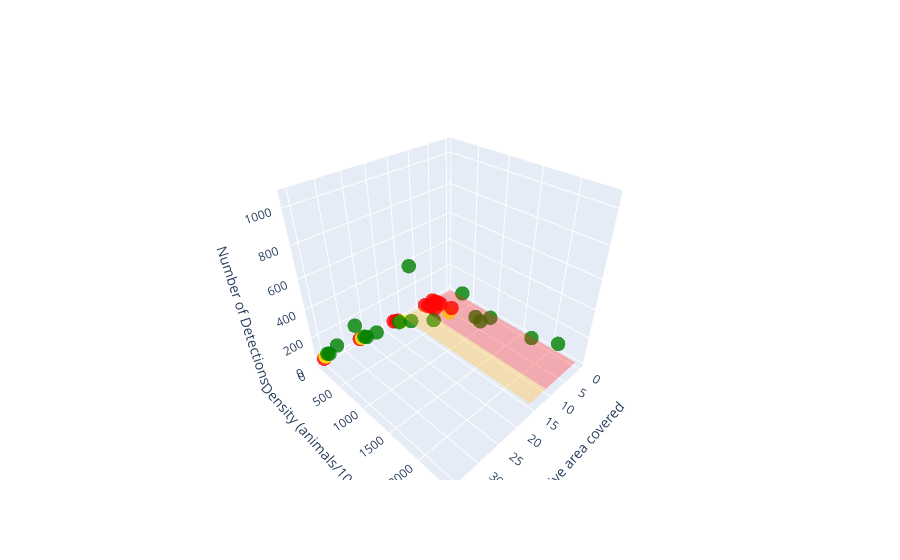

Notebook code cell kept with this figure:
### Code cell
import os
import numpy as np
import pandas as pd
import plotly.graph_objs as go
import plotly.io as pio

# Construct the relative file path
file_path = os.path.join('..', '..', 'Output', 'Simulation', 'quadcopterFeasability.csv')
data = pd.read_csv(file_path)
file_path = os.path.join('..', '..', 'Output', 'Simulation', 'simulation-WMU501-varEffort-comparsiondf.csv')
comparison_df = pd.read_csv(file_path)

# Ensure the columns align by merging the two DataFrames on the matching columns
merged_df = data.merge(
    comparison_df[['Number_of_Plots', 'Mean_Cover_Percentage']],
    left_on='subplots',
    right_on='Number_of_Plots',
    how='left'
)

# Replace the 'area_p' column in the original DataFrame with 'Mean_Cover_Percentage'
data['area_p'] = merged_df['Mean_Cover_Percentage']



# Extract columns
area = data['area_p']
density = data['trueDensity']
detections = data['mean_n']

# Define colors based on the number of detections
colors = []
for detection in detections:
    if detection < 60:
        colors.append('red')
    elif 60 <= detection <= 80:
        colors.append('yellow')
    else:
        colors.append('green')

# Create a 3D scatter plot
fig = go.Figure(data=[go.Scatter3d(
    x=area,
    y=density,
    z=detections,
    mode='markers',
    marker=dict(
        size=5,
        color=colors,  # set color to an array/list of desired values
        opacity=0.8
    )
)])

# Labels and tick marks
fig.update_layout(
    scene=dict(
        xaxis=dict(
            title='Relative area covered',
            tickmode='linear',
            dtick=5.0  # Set ticks in 0.2 increments
        ),
        yaxis=dict(
            title='Density (animals/1000km^2)'
        ),
        zaxis_title='Number of Detections'
    )
)

# Define the x-axis regions
x_orange = np.linspace(10, 15, 50)  # Orange region between 8 and 16
x_red = np.linspace(0, 10, 50)      # Red region below 8

# Define y and z ranges for the shaded regions
y_range = np.linspace(density.min(), density.max(), 50)
z_range = np.linspace(detections.min(), detections.max(), 50)

# Create mesh grids for the orange region
x_orange_grid, y_orange_grid = np.meshgrid(x_orange, y_range)
z_orange_grid = np.full_like(x_orange_grid, detections.min())  # Flat plane at the bottom

# Create mesh grids for the red region
x_red_grid, y_red_grid = np.meshgrid(x_red, y_range)
z_red_grid = np.full_like(x_red_grid, detections.min())  # Flat plane at the bottom

# Add the orange region as a surface
fig.add_trace(go.Surface(
    x=x_orange_grid,
    y=y_orange_grid,
    z=z_orange_grid,
    colorscale=[[0, 'orange'], [1, 'orange']],
    opacity=0.3,
    showscale=False
))

# Add the red region as a surface
fig.add_trace(go.Surface(
    x=x_red_grid,
    y=y_red_grid,
    z=z_red_grid,
    colorscale=[[0, 'red'], [1, 'red']],
    opacity=0.3,
    showscale=False
))

# Show plot
fig.show()

# Save the plot as an HTML file
output_html_path = os.path.join('..', '..', 'Output', 'Plots', 'quadcopterFeasability_plot.html')
pio.write_html(fig, output_html_path)

### Figure 1 — Plotly figure (JSON) as saved in the notebook; plotly's stock layout.template omitted (floating-point values rounded to 4 significant figures; data arrays with more than 128 entries replaced by an {"elided": "..."} marker saying what was removed)
{"data": [{"marker": {"color": ["red", "red", "red", "red", "yellow", "green", "green", "red", "red", "red", "yellow", "green", "green", "green", "red", "yellow", "green", "green", "green", "green", "green", "red", "yellow", "green", "green", "green", "green", "green", "red", "red", "red", "red", "red", "green", "green"], "opacity": 0.8, "size": 5}, "mode": "markers", "type": "scatter3d", "x": [8.55, 8.55, 8.55, 8.55, 8.55, 8.55, 8.55, 17.68, 17.68, 17.68, 17.68, 17.68, 17.68, 17.68, 26.78, 26.78, 26.78, 26.78, 26.78, 26.78, 26.78, 35.34, 35.34, 35.34, 35.34, 35.34, 35.34, 35.34, 5.98, 5.98, 5.98, 5.98, 5.98, 5.98, 5.98], "y": [75.16, 150.3, 225.5, 300.6, 601.3, 1203.0, 2405.0, 58.05, 116.1, 174.2, 232.2, 464.4, 928.8, 1858.0, 62.32, 124.6, 187.0, 249.3, 498.6, 997.1, 1994.0, 60.63, 121.3, 181.9, 242.5, 485.0, 970.1, 1940.0, 60.41, 120.8, 181.2, 241.6, 483.3, 966.6, 1933.0], "z": [12, 22, 33, 39, 79, 158, 316, 19, 38, 55, 63, 126, 253, 505, 35, 60, 89, 103, 206, 411, 821, 39, 76, 115, 132, 264, 529, 1056, 8, 13, 20, 22, 45, 89, 178]}, {"colorscale": [[0, "orange"], [1, "orange"]], "opacity": 0.3, "showscale": false, "type": "surface", "x": {"elided": "50x50 float values"}, "y": {"elided": "50x50 float values"}, "z": {"elided": "50x50 float values"}}, {"colorscale": [[0, "red"], [1, "red"]], "opacity": 0.3, "showscale": false, "type": "surface", "x": {"elided": "50x50 float values"}, "y": {"elided": "50x50 float values"}, "z": {"elided": "50x50 float values"}}], "layout": {"scene": {"xaxis": {"dtick": 5, "tickmode": "linear", "title": {"text": "Relative area covered"}}, "yaxis": {"title": {"text": "Density (animals/1000km^2)"}}, "zaxis": {"title": {"text": "Number of Detections"}}}}}
